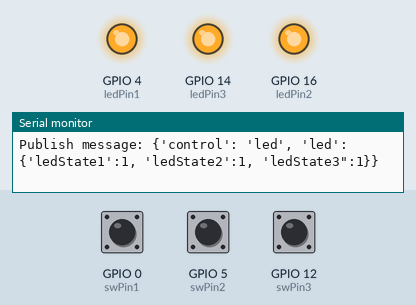
The sketch below on a simulated ESP8266 (NodeMCU). Shown: output pins drawn as LEDs (lit = HIGH), the last lines printed to the serial monitor. The inputs (shaded band) are chosen by the test bench; at power-on: GPIO 0 (swPin1) HIGH, GPIO 5 (swPin2) HIGH, GPIO 12 (swPin3) HIGH. WiFi joins after 1.5 s; servers stay silent unless stated; no MQTT or app messages arrive unless stated.

Above: at 2.7 s.
2.8 s: GPIO 0 (swPin1) pulled LOW for 0.15 s
At 4.1 s:
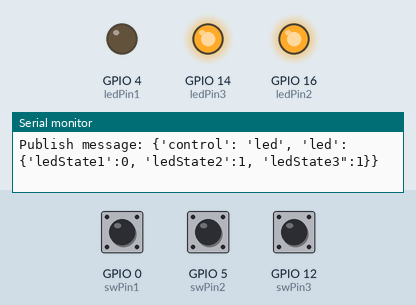
4.4 s: GPIO 5 (swPin2) pulled LOW for 0.15 s
At 5.3 s:
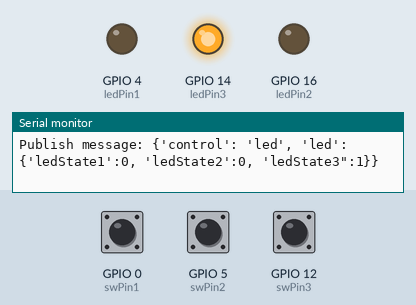
6.0 s: GPIO 0 (swPin1) pulled LOW for 1 s
At 8.0 s:
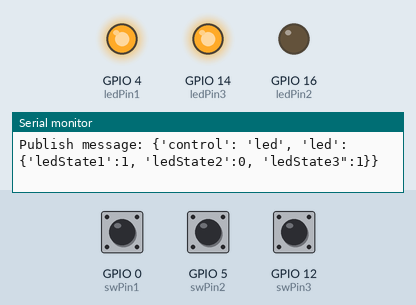
8.5 s: GPIO 12 (swPin3) pulled LOW for 0.15 s
At 9.8 s:
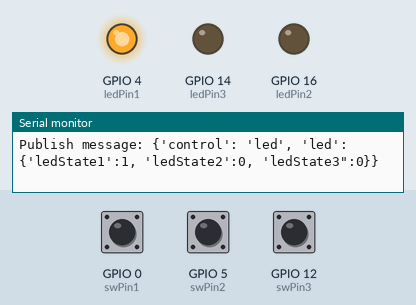
10.1 s: GPIO 5 (swPin2) pulled LOW for 1 s
At 12.1 s:
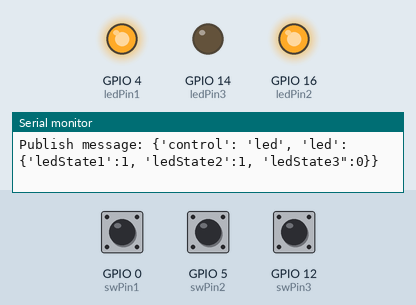
12.6 s: GPIO 0 (swPin1) pulled LOW for 0.15 s
At 13.9 s:
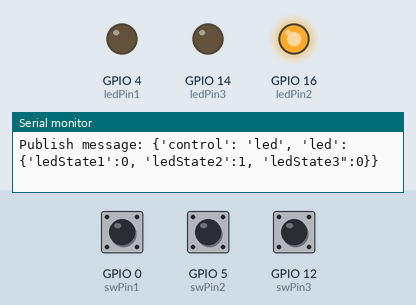
Timing chart, 0 to 15.2 s (numbered marks = the images above; inputs shaded):
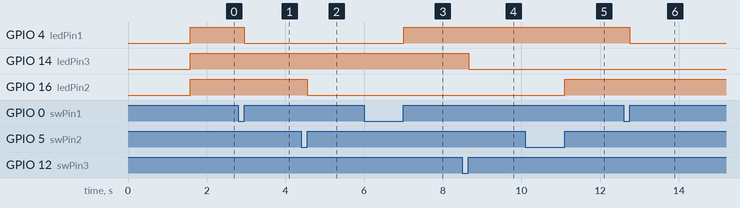

The sketch:

led_arduino.ino
```cpp
#include <ESP8266WiFi.h> // Wifi 라이브러리 추가
#include <PubSubClient.h> // MQTT client 라이브러리

#define ledPin1 4
#define ledPin2 16
#define ledPin3 14

//----------------------------------------------------------------

const char* ssid = "koss"; //사용하는 Wifi 이름
const char* password = "a123456789!"; // 비밀번호
const char* mqtt_server = "43.200.4.58"; // MQTT broker ip
const char* clientName = "ledController"; // client 이름

WiFiClient espClient; // 인터넷과 연결할 수 있는 client 생성
PubSubClient client(espClient); // 해당 client를 mqtt client로 사용할 수 있도록 설정

//-----------------------------------------------------------------

int ledState1 = LOW;
int previous1 = LOW;
//int ledPin1 = 4;
int swPin1 = 0;

int ledState2 = LOW;
int previous2 = LOW;
//int ledPin2 = 16;
int swPin2 = 5;

int ledState3 = LOW;
int previous3 = LOW;
//int ledPin3 = 14;
int swPin3 = 12;

//----------------------------------------------------------------

void setup_wifi() {
   delay(10);
   Serial.println();
   Serial.print("Connecting to ");
   Serial.println(ssid);
   WiFi.mode(WIFI_STA);
   WiFi.begin(ssid, password);
   while(WiFi.status() != WL_CONNECTED)
   {
     delay(500);
     Serial.print(".");
   }
   Serial.println("");
   Serial.println("WiFi connected");
   Serial.println("IP address: ");
   Serial.println(WiFi.localIP());
}

//------------------------------------------------------------------

void ledSet(int ledPin, int swPin){
  pinMode(ledPin, OUTPUT); // LED 핀 번호 설정
  pinMode(swPin, INPUT_PULLUP); // Tact 스위치 핀 번호 설정
}

//--------------------------------------------------------------------

void reconnect() {
  //연결될 때까지 시도
  while (!client.connected())
  {
    Serial.print("Attempting MQTT connection...");
    if (client.connect(clientName))
    {
      //연결 성공e default branch is considered the “base” branch in your repository, against which all pull requests and code commits are automatically made, unless you specify a different branch
      Serial.println("connected");
      client.subscribe("control/led"); // led 토픽 구독
    }
    else
    {
      //연결실패하면 현재 상태 출력하고 5초 후 다시 시도
      Serial.print("failed, rc=");
      Serial.print(client.state());
      Serial.println(" try again in 5 seconds");
      delay(5000);
    }
  }
}

//-------------------------------------------------------------------

void callback(char* topic, byte* payload, unsigned int uLen) {
  char message[uLen];
  int i;
  for(i = 0; i < uLen; i++){message[i]=(char)payload[i];}

  Serial.print("Subscribe ");
  Serial.print(topic);
  Serial.print(": ");
  Serial.println(message); // 1 or 0

  sscanf(message, "{ledState1: %d, ledState2: %d, ledState3: %d}", &ledState1, &ledState2, &ledState3);
  Serial.println(message);
  Serial.println(ledState1);
  Serial.println(ledState2);
  Serial.println(ledState3);
}

//------------------------------------------------------------------

int ledControl(int ledPin, int swPin, int previous){
  int reading = digitalRead(swPin);
  if(reading == HIGH && previous == LOW){//버튼 인식

    switch (ledPin) {
      case ledPin1:
        ledState1 = 1-ledState1;
        break;
      case ledPin2:
        ledState2 = 1-ledState3;
        break;
      case ledPin3:
        ledState3 = 1-ledState3;
        break;
    }

    char ledMessage[100] = "";
    sprintf(ledMessage, "{'control': 'led', 'led': {'ledState1':%d, 'ledState2':%d, 'ledState3\":%d}}", ledState1, ledState2, ledState3);
    Serial.print("Publish message: ");
    Serial.println(ledMessage);
    client.publish("status/led", ledMessage); // 만든 문자열을 mqtt 서버에 publish *토픽에 숫자 XXX
  }
  return reading;
}

//--------------------------------------------------------------------

void setup(){
  Serial.begin(115200);
  setup_wifi(); //wifi 연결

  ledSet(ledPin1, swPin1);
  ledSet(ledPin2, swPin2);
  ledSet(ledPin3, swPin3);

  client.setServer(mqtt_server, 1883); //mqtt 서버와 연결(ip, 1883)
  client.setCallback(callback); //callback 함수 세팅
}

//--------------------------------------------------------------------

void loop(){
  if (!client.connected()){reconnect();} //mqtt 연결이 안되어있다면 다시 연결
  client.loop(); //연결을 계속해서 유지하고 들어오는 메시지를 확인할 수 있도록 함
  previous1 = ledControl(ledPin1, swPin1, previous1);
  previous2 = ledControl(ledPin2, swPin2, previous2);
  previous3 = ledControl(ledPin3, swPin3, previous3);
  digitalWrite(ledPin1, ledState1);
  digitalWrite(ledPin2, ledState2);
  digitalWrite(ledPin3, ledState3);
  delay(10);
}
```

Measured:
- after the input at 2.8 s, GPIO 4 (ledPin1): HIGH → LOW after 0.16 s
- after the input at 4.4 s, GPIO 16 (ledPin2): HIGH → LOW after 0.16 s
- after the input at 6.0 s, GPIO 4 (ledPin1): LOW → HIGH after 1.0 s
- after the input at 8.5 s, GPIO 14 (ledPin3): HIGH → LOW after 0.16 s
- after the input at 10.1 s, GPIO 16 (ledPin2): LOW → HIGH after 1.0 s
- after the input at 12.6 s, GPIO 4 (ledPin1): HIGH → LOW after 0.16 s
